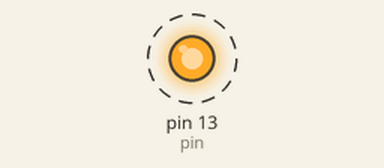
Simulated run of this program. Board: Raspberry Pi (header pin numbers). Parts: output pins drawn as LEDs (lit = HIGH). Dashed ring = blinking. What the program prints to the terminal is not drawn. At 10.0 s the program stops and its outputs stay as they are.

Above: at 0.5 s.
Timing chart, 0 to 4.6 s (numbered marks = the images above):
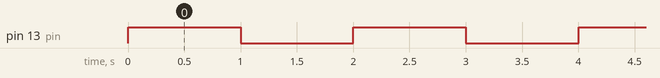

Measured:
- by itself, pin 13 (pin): alternates HIGH for 1.0 s and LOW for 1.0 s, 10 changes in all, then stays LOW

The program:

led_blink.py
```python
#
# LED blink test on GPIO 13
#

import RPi.GPIO as GPIO
import time

def blink(pin):
    GPIO.output(pin,GPIO.HIGH)
    time.sleep(1)
    GPIO.output(pin,GPIO.LOW)
    time.sleep(1)
    return

pin = 13

print "Running blink test..."

# to use Raspberry Pi board pin numbers
GPIO.setmode(GPIO.BOARD)

# set up GPIO output channels
GPIO.setup(pin, GPIO.OUT)

print "GPIO setup done"

for i in range(0, 5):
    print "blinking", i
    blink(pin)

print "cleanup"
GPIO.cleanup()

print "-- done --"
```
